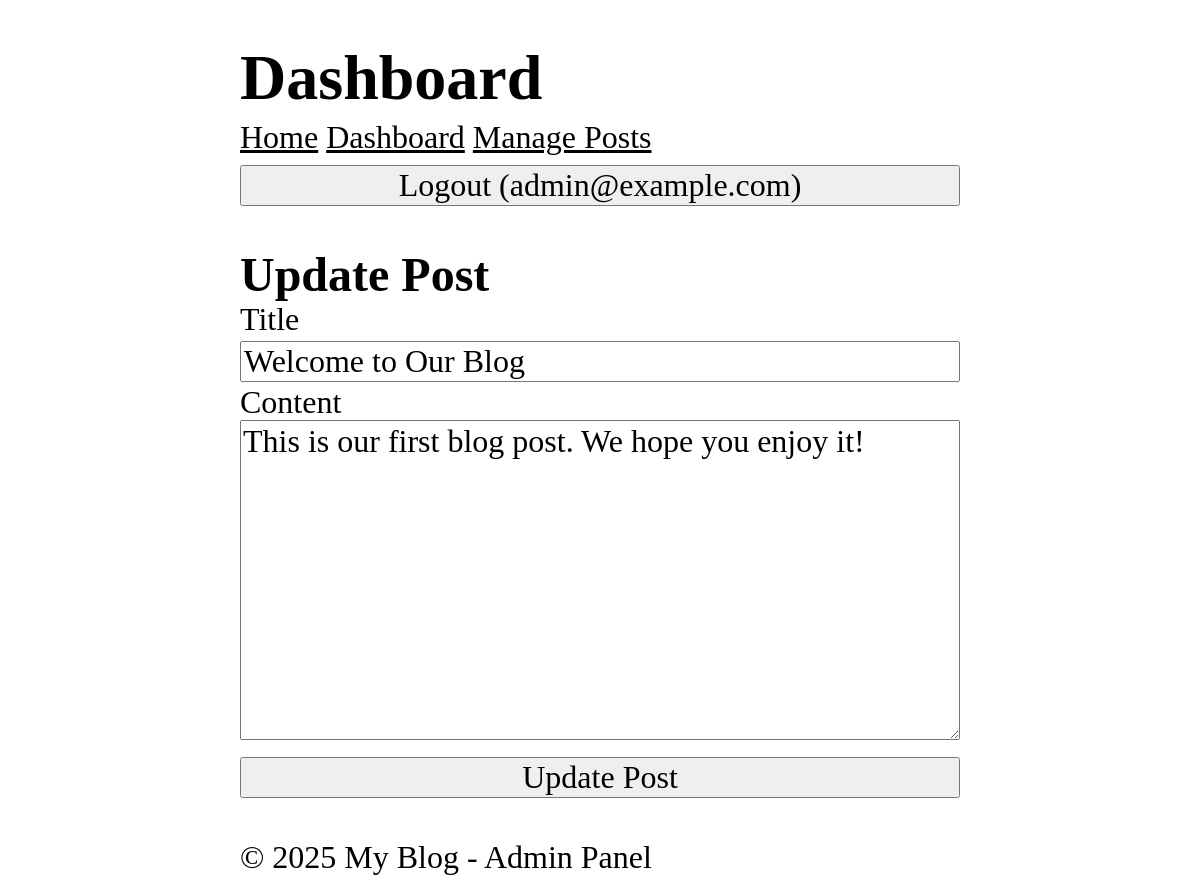
/admin/posts/1/edit (signed in), run on the app's committed database.
### tables this page shows
CREATE TABLE users (
	id INTEGER PRIMARY KEY AUTOINCREMENT,
	name TEXT NOT NULL,
	email TEXT NOT NULL UNIQUE,
	password TEXT NOT NULL,
	role TEXT NOT NULL DEFAULT 'user',
	created_at DATETIME DEFAULT CURRENT_TIMESTAMP
);

CREATE TABLE posts (
	id INTEGER PRIMARY KEY AUTOINCREMENT,
	user_id INTEGER NOT NULL,
	title TEXT NOT NULL,
	content TEXT NOT NULL,
	views INTEGER NOT NULL DEFAULT 0,
	created_at DATETIME DEFAULT CURRENT_TIMESTAMP,
	FOREIGN KEY (user_id) REFERENCES users(id)
);

### core/View.php (called while the page is built, shortened)
<?php
class View {
	protected static $globals = [];
	public static function share(string $key, $value): void {
		static::$globals[$key] = $value;
	}
	public static function render(string $template, array $data = [], ?string $layout = null) : string {
		$data = [...static::$globals, ...$data];
		$content = static::renderTemplate(
			$template,
			$data
		);
		return static::renderLayout(
			$layout,
			$data,
			$content
		);
	}
	protected static function renderTemplate(string $template, array $data): string {
		extract($data);
		$path = dirname(__DIR__) . "/app/Views/$template.php";
		require $path;
		return ob_get_clean();
	}
protected static function renderLayout(?string $template, array $data, string $content): string {
	extract([...$data, 'content' => $content]);
		$path = dirname(__DIR__) . "/app/Views/$template.php";
		require $path;
		return ob_get_clean();
	}
}

### app/Controllers/Admin/PostController.php (called while the page is built, shortened)
<?php
class PostController {
		public function edit($id) {
			$post = Post::find($id);
			return View::render(
				template: 'admin/post/edit',
				layout: 'layouts/admin',
				data: ['post' => $post]
			);
		}
}

### core/Router.php (called while the page is built, shortened)
<?php
class Router {
  protected array $routes = [];
  protected array $globalMiddleware = [];
  protected array $routeMiddleware = [];
  public function add(string $method, string $uri, string $controller, array $middlewares = []): void {
    $this->routes[] = [
      'method' => $method,
      'uri' => $uri,
      'controller' => $controller,
      'middlewares' => $middlewares
    ];
  }
  public function addGlobalMiddleware(string $middleware): void {
    $this->globalMiddleware[] = $middleware;
  }
  public function addRouteMiddleware(string $name, string $middleware): void {
    $this->routeMiddleware[$name] = $middleware;
  }
  public function dispatch(string $uri, string $method): ?string {
    $route = $this->findRoute($uri, $method);
    $middlewares = [
      ...$this->globalMiddleware,
      ...array_map(fn($name) => $this->routeMiddleware[$name], $route['middlewares'])
    ];
    return $this->runMiddleware($middlewares, function () use ($route) {
      [$controller, $action] = explode('@', $route['controller']);
      return $this->callAction($controller, $action, $route['params']);
    });
  }
  protected function runMiddleware(array $middlewares, callable $target):mixed {
    $next = $target;
    foreach (array_reverse($middlewares) as $middleware) {
      $next = fn() => (new $middleware)->handle($next);
    }
    return $next();
  }
  protected function findRoute(string $uri, string $method): ?array {
    foreach ($this->routes as $route) {
      $params = $this->matchRoute($route['uri'], $uri);
      if ($params !== null && $route['method'] === $method) {
        return [...$route, 'params' => $params];
      }
    }
    return null;
  }
  protected function matchRoute(string $routeUri, string $requestUri): ?array {
    $routeSegments = explode('/', trim($routeUri, '/'));
    $requestSegments = explode('/', trim($requestUri, '/'));
    if (count($routeSegments) !== count($requestSegments)) {
      return null;
    }
    $params = [];
    foreach ($routeSegments as $index => $routeSegment) {
      if (str_starts_with($routeSegment, '{') && str_ends_with($routeSegment, '}')) {
        $params[trim($routeSegment, '{}')] = $requestSegments[$index];
      } elseif($routeSegment !== $requestSegments[$index]) {
        return null;
      }
    }
    return $params;
  }
  protected function callAction(string $controller, string $action, array $params): string {
    return (new $controllerClass)->$action(...$params);
  }
}

### app/Midlewares/Auth.php (called while the page is built, shortened)
<?php
class Auth implements Middleware {
	public function handle(callable $next)
	{
		return $next();
	}
}

### app/Midlewares/CSRF.php (called while the page is built, shortened)
<?php
class CSRF implements Middleware {
	public function handle(callable $next)
	{
		return $next();
	}
}

### app/Midlewares/View.php (called while the page is built, shortened)
<?php
class View implements Middleware {
  public function handle(callable $next): mixed {
    CoreView::share('user', ServicesAuth::user());
    return $next();
  }
}

### core/App.php (called while the page is built, shortened)
<?php
class App {
	protected static $container = [];
	public static function bind(string $key, mixed $value): void {
		static::$container[$key] = $value;
	}
	public static function get(string $key): mixed {
		return static::$container[$key];
	}
}

### core/Model.php (called while the page is built, shortened)
<?php
abstract class Model {
	protected static $table;
	public static function find(mixed $id): static | null {
		$db = App::get('database');
		$result = $db->fetch("SELECT * FROM " . static::$table . " WHERE id = ?", [$id], static::class);
		return $result ? $result : null;
	}
}

### core/Database.php (called while the page is built, shortened)
<?php
class Database {
	protected $pdo;
	public function __construct(array $config) {
		try {
			$dsn = $this->createDsn($config);
			$username = $config['username'] ?? null;
			$password = $config['password'] ?? null;
			$options = $config['options'] ?? null;
			$this->pdo = new PDO($dsn, $username, $password, $options);
			$this->pdo->setAttribute(PDO::ATTR_ERRMODE, PDO::ERRMODE_EXCEPTION);
		} catch (PDOException $e) {
			throw new Exception("Could not connect to the database");
		}
	}
	protected function createDsn(array $config): string {
		$driver = $config['driver'];
		$dbname = $config['dbname'];
		return match($driver) {
			'sqlite' => "sqlite:$dbname",
			default => throw new Exception("Unsuported database driver: $driver")
		};
	}
	public function query(string $sql, array $params = []): PDOStatement {
		$stmt = $this->pdo->prepare($sql);
		$stmt->execute($params);
		return $stmt;
	}
	public function fetch(string $sql, array $params = [], ?string $className = null): mixed {
		$stmt = $this->query($sql, $params);
		$stmt->setFetchMode($className ? PDO::FETCH_CLASS : PDO::FETCH_ASSOC, $className);
		return $stmt->fetch();
	}
}

### app/Services/Auth.php (called while the page is built, shortened)
<?php
class Auth {
	protected static $user = null;
	public static function user(): ?User {
		if (static::$user === null) {
			$userId = $_SESSION['user_id'] ?? null;
			static::$user = $userId ? User::find($userId) : RememberMe::user();
		}
		return static::$user;
	}
}

### app/Services/Authorization.php (called while the page is built, shortened)
<?php
class Authorization {
	public static function check(string $action, mixed $resource = null): bool {
		$user = Auth::user();
		if ('admin' === $user->role) {
			return true;
		}
		return match($action) {
			'dashboard' => in_array($user->role, ['admin', 'superadmin']),
			'edit_post', 'delete_post' => $resource instanceof Post && $resource->user_id === $user->id
			|| in_array($user->role, ['admin', 'superadmin']),
			'comment', 'create_post' => true,
			default => false
		};
	}
}

### app/Views/admin/post/edit.php (the view, shortened to what this page needs)
<h2>Update Post</h2>
<form action="/admin/posts/<?= $post->id ?>" method="POST">
	<div>
		<label for="title">Title</label>
		<input type="text" name="title" id="title" value="<?= htmlspecialchars($post->title) ?>" required>
	</div>
	<div>
		<label for="content">Content</label>
		<textarea name="content" id="content" required><?= htmlspecialchars($post->content) ?></textarea>
	</div>
	<button type="submit">Update Post</button>
</form>

### app/Views/layouts/admin.php (shortened to what this page needs)
<!DOCTYPE html>
<html lang="en">
<head>
    <link rel="stylesheet" href="/style.css" />
</head>
<body>
  <header>
    <h1>Dashboard</h1>
  </header>
  <nav>
    <a href="/">Home</a>
    <a href="/admin/dashboard">Dashboard</a>
    <a href="/admin/posts">Manage Posts</a>
    <form action="/logout" method="POST">
      <button type="submit">Logout (<?= $user->email ?>)</button>
    </form>
  </nav>
  <main>
    <?= $content ?>
  </main>
  <footer>
    <p>&copy; <?=date('Y')?> My Blog - Admin Panel</p>
  </footer>
</body>
</html>

### public/style.css (style rules this page uses)
*, *::before, *::after { box-sizing: border-box; }
html { -moz-text-size-adjust: none; -webkit-text-size-adjust: none; text-size-adjust: none; }
body, h1, h2, h3, h4, p, figure, blockquote, dl, dd { margin-block-end: 0; }
body { min-height: 100vh; line-height: 1.5; max-width: 60%; margin-left: auto; margin-right: auto; font-size: 2em; font-family: Cambria, Cochin, Georgia, Times, 'Times New Roman', serif; }
h1, h2, h3, h4, button, input, label { line-height: 1.1; }
label { display: block; }
h1, h2, h3, h4 { text-wrap: balance; }
a:not([class]) { text-decoration-skip-ink: auto; color: currentColor; }
input, button, textarea, select { font-family: inherit; font-size: inherit; width: 100%; }
textarea:not([rows]) { min-height: 10em; }

### data on the page
users: email "admin@example.com"
posts: title "Welcome to Our Blog", content "This is our first blog post. We hope you enjoy it!"
